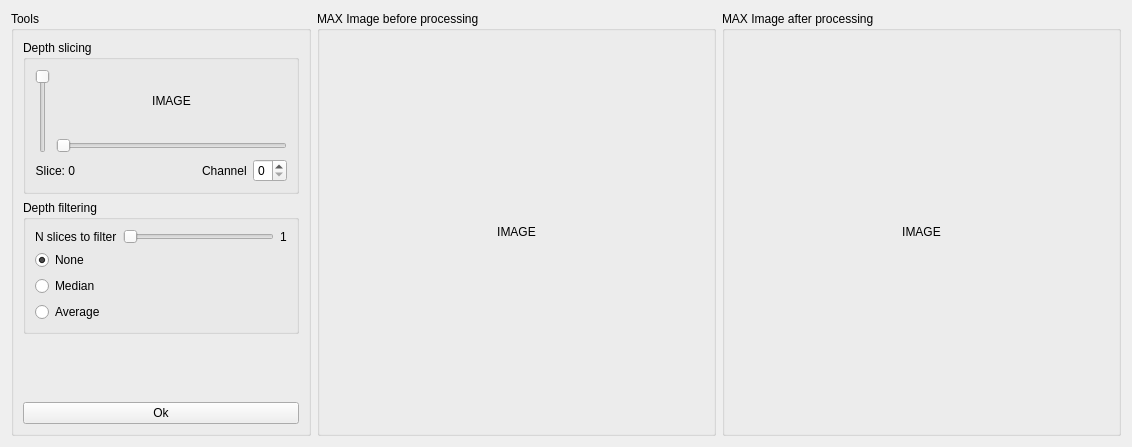
<?xml version="1.0" encoding="UTF-8"?>
<ui version="4.0">
 <class>Form</class>
 <widget class="QWidget" name="Form">
  <property name="geometry">
   <rect>
    <x>0</x>
    <y>0</y>
    <width>1132</width>
    <height>447</height>
   </rect>
  </property>
  <property name="windowTitle">
   <string>Form</string>
  </property>
  <layout class="QHBoxLayout" name="horizontalLayout">
   <item>
    <widget class="QGroupBox" name="sliders_groupBox">
     <property name="maximumSize">
      <size>
       <width>300</width>
       <height>16777215</height>
      </size>
     </property>
     <property name="title">
      <string>Tools</string>
     </property>
     <layout class="QVBoxLayout" name="verticalLayout">
      <item>
       <widget class="QGroupBox" name="groupBox">
        <property name="title">
         <string>Depth slicing</string>
        </property>
        <layout class="QVBoxLayout" name="verticalLayout_2">
         <item>
          <layout class="QHBoxLayout" name="horizontalLayout_2">
           <item>
            <widget class="QSlider" name="slider_depth_selector">
             <property name="orientation">
              <enum>Qt::Vertical</enum>
             </property>
             <property name="invertedAppearance">
              <bool>true</bool>
             </property>
            </widget>
           </item>
           <item>
            <layout class="QVBoxLayout" name="verticalLayout_4">
             <item>
              <widget class="QLabel" name="label_image_sideview">
               <property name="text">
                <string>IMAGE</string>
               </property>
               <property name="scaledContents">
                <bool>true</bool>
               </property>
               <property name="alignment">
                <set>Qt::AlignCenter</set>
               </property>
              </widget>
             </item>
             <item>
              <widget class="QSlider" name="slider_slice_selector">
               <property name="orientation">
                <enum>Qt::Horizontal</enum>
               </property>
              </widget>
             </item>
            </layout>
           </item>
          </layout>
         </item>
         <item>
          <layout class="QHBoxLayout" name="horizontalLayout_3">
           <item>
            <widget class="QLabel" name="label_2">
             <property name="text">
              <string>Slice: 0</string>
             </property>
             <property name="alignment">
              <set>Qt::AlignRight|Qt::AlignTrailing|Qt::AlignVCenter</set>
             </property>
            </widget>
           </item>
           <item>
            <spacer name="horizontalSpacer">
             <property name="orientation">
              <enum>Qt::Horizontal</enum>
             </property>
             <property name="sizeHint" stdset="0">
              <size>
               <width>40</width>
               <height>20</height>
              </size>
             </property>
            </spacer>
           </item>
           <item>
            <widget class="QLabel" name="label">
             <property name="text">
              <string>Channel</string>
             </property>
            </widget>
           </item>
           <item>
            <widget class="QSpinBox" name="spinBox_channel_selector">
             <property name="minimum">
              <number>0</number>
             </property>
             <property name="maximum">
              <number>2</number>
             </property>
             <property name="value">
              <number>0</number>
             </property>
            </widget>
           </item>
          </layout>
         </item>
        </layout>
       </widget>
      </item>
      <item>
       <widget class="QGroupBox" name="groupBox_2">
        <property name="title">
         <string>Depth filtering</string>
        </property>
        <layout class="QVBoxLayout" name="verticalLayout_3">
         <item>
          <layout class="QHBoxLayout" name="horizontalLayout_4">
           <item>
            <widget class="QLabel" name="label_3">
             <property name="text">
              <string>N slices to filter</string>
             </property>
            </widget>
           </item>
           <item>
            <widget class="QSlider" name="slider_slices_average">
             <property name="minimum">
              <number>1</number>
             </property>
             <property name="maximum">
              <number>10</number>
             </property>
             <property name="orientation">
              <enum>Qt::Horizontal</enum>
             </property>
            </widget>
           </item>
           <item>
            <widget class="QLabel" name="slices_average_Slider_label">
             <property name="text">
              <string>1</string>
             </property>
            </widget>
           </item>
          </layout>
         </item>
         <item>
          <widget class="QRadioButton" name="radioButton_nofiltering">
           <property name="text">
            <string>None</string>
           </property>
           <property name="checked">
            <bool>true</bool>
           </property>
          </widget>
         </item>
         <item>
          <widget class="QRadioButton" name="radioButton_median_filtering">
           <property name="text">
            <string>Median</string>
           </property>
           <property name="checked">
            <bool>false</bool>
           </property>
          </widget>
         </item>
         <item>
          <widget class="QRadioButton" name="radioButton_average_filtering">
           <property name="text">
            <string>Average</string>
           </property>
           <property name="checked">
            <bool>false</bool>
           </property>
          </widget>
         </item>
        </layout>
       </widget>
      </item>
      <item>
       <spacer name="verticalSpacer">
        <property name="orientation">
         <enum>Qt::Vertical</enum>
        </property>
        <property name="sizeHint" stdset="0">
         <size>
          <width>20</width>
          <height>40</height>
         </size>
        </property>
       </spacer>
      </item>
      <item>
       <widget class="QPushButton" name="pushButton">
        <property name="text">
         <string>Ok</string>
        </property>
       </widget>
      </item>
     </layout>
    </widget>
   </item>
   <item>
    <widget class="QGroupBox" name="groupBox_3">
     <property name="title">
      <string>MAX Image before processing</string>
     </property>
     <layout class="QHBoxLayout" name="horizontalLayout_6">
      <item>
       <widget class="QLabel" name="label_image_initial">
        <property name="text">
         <string>IMAGE</string>
        </property>
        <property name="scaledContents">
         <bool>true</bool>
        </property>
        <property name="alignment">
         <set>Qt::AlignCenter</set>
        </property>
       </widget>
      </item>
     </layout>
    </widget>
   </item>
   <item>
    <widget class="QGroupBox" name="Image_groupBox">
     <property name="title">
      <string>MAX Image after processing</string>
     </property>
     <layout class="QHBoxLayout" name="horizontalLayout_5">
      <item>
       <widget class="QLabel" name="label_image_processed">
        <property name="text">
         <string>IMAGE</string>
        </property>
        <property name="scaledContents">
         <bool>true</bool>
        </property>
        <property name="alignment">
         <set>Qt::AlignCenter</set>
        </property>
       </widget>
      </item>
     </layout>
    </widget>
   </item>
  </layout>
 </widget>
 <resources/>
 <connections>
  <connection>
   <sender>slider_slices_average</sender>
   <signal>valueChanged(int)</signal>
   <receiver>slices_average_Slider_label</receiver>
   <slot>setNum(int)</slot>
   <hints>
    <hint type="sourcelabel">
     <x>266</x>
     <y>247</y>
    </hint>
    <hint type="destinationlabel">
     <x>280</x>
     <y>247</y>
    </hint>
   </hints>
  </connection>
  <connection>
   <sender>slider_depth_selector</sender>
   <signal>valueChanged(int)</signal>
   <receiver>label_2</receiver>
   <slot>setNum(int)</slot>
   <hints>
    <hint type="sourcelabel">
     <x>54</x>
     <y>120</y>
    </hint>
    <hint type="destinationlabel">
     <x>73</x>
     <y>160</y>
    </hint>
   </hints>
  </connection>
 </connections>
</ui>
